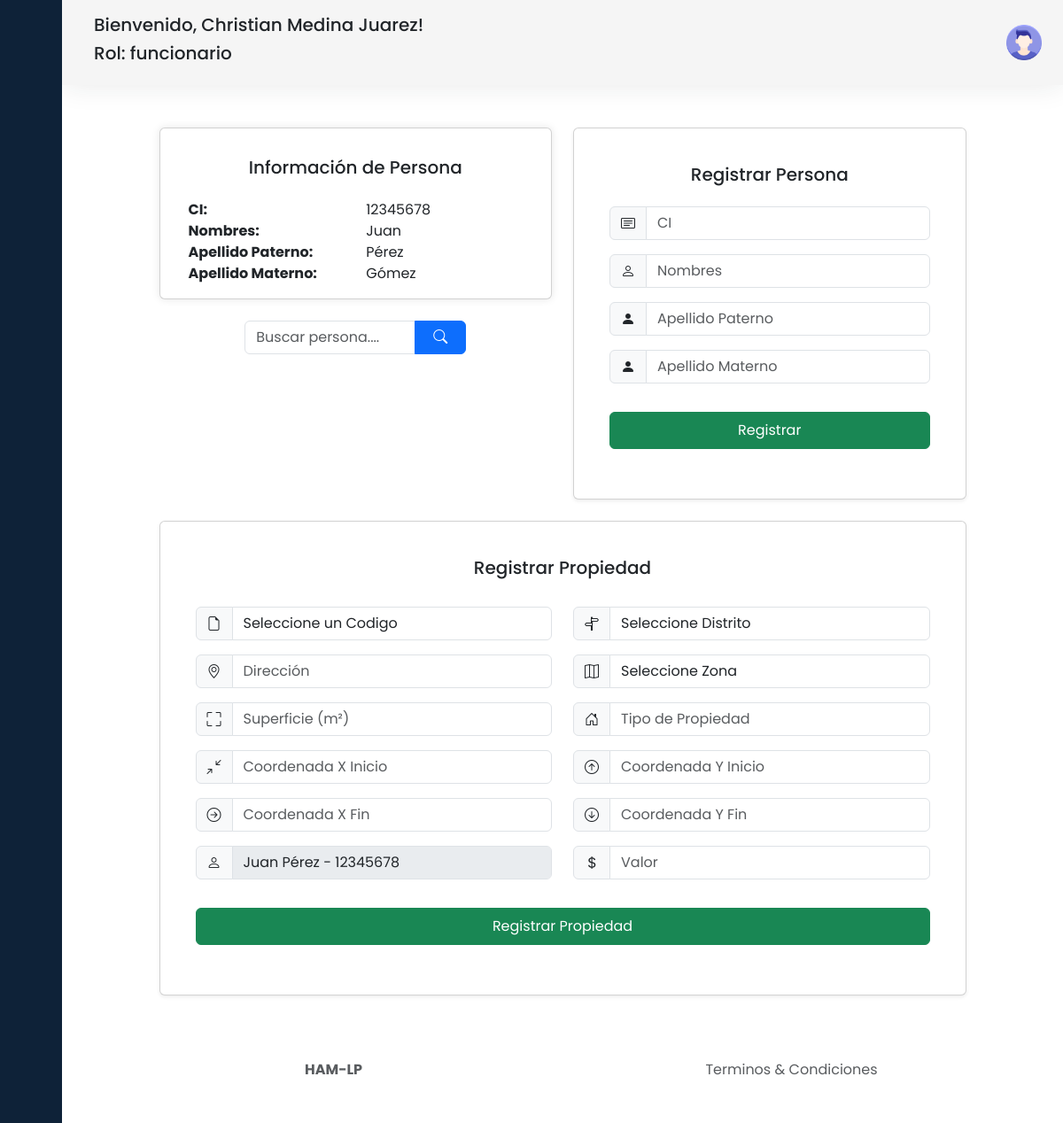
/pregunta-2/index.php?ci=12345678 (signed in), run on the app's committed database.
### tables this page shows
CREATE TABLE `persona` (
  `id_persona` int(11) NOT NULL,
  `ci` varchar(50) DEFAULT NULL,
  `nombres` varchar(50) DEFAULT NULL,
  `aPaterno` varchar(50) DEFAULT NULL,
  `aMaterno` varchar(50) DEFAULT NULL
);

### pregunta-2/index.php (the view, shortened to what the rows shown need)
<?php
$conexion = conectarBD();
$fila = null;
if ($_SERVER['REQUEST_METHOD'] === 'GET' && isset($_GET['ci'])) {
    $ci = $_GET['ci'];
    $sql = "SELECT * FROM persona WHERE ci = '$ci'";
    $resultado = mysqli_query($conexion, $sql);
    if ($resultado) {
        if ($resultado->num_rows > 0) {
            $fila = $resultado->fetch_assoc();
        } else {
            echo "<script>alert('No se encontró a la Persona');</script>";
        }
    } else {
        echo "<script>alert('Error en la consulta: " . mysqli_error($conexion) . "');</script>";
    }
}
?>
<!DOCTYPE html>
<html lang="es">
<head>
    <link href="https://cdn.lineicons.com/4.0/lineicons.css" rel="stylesheet" />
    <link href="https://cdn.jsdelivr.net/npm/bootstrap@5.3.2/dist/css/bootstrap.min.css" rel="stylesheet"
>
    <link rel="stylesheet" href="https://cdn.jsdelivr.net/npm/bootstrap-icons@1.10.5/font/bootstrap-icons.css">
    <link rel="stylesheet" href="css/style.css">
</head>
<body>
    <div class="wrapper">
        <div class="main">
            <main class="content py-2">
                <div class="container p-3">
                    <div class="row justify-content-center">
                        <div class="col-md-5">
                            <div class="card my-4 px-3">
                                <div class="card-body">
                                    <?php if ($fila): ?>
                                        <div class="row">
                                            <div class="col">
                                                <p class="card-text"><strong>CI:</strong></p>
                                            </div>
                                            <div class="col">
                                                <p class="card-text"><?= htmlspecialchars($fila['ci']) ?></p>
                                            </div>
                                        </div>
                                        <div class="row">
                                            <div class="col">
                                                <p class="card-text"><strong>Nombres:</strong></p>
                                            </div>
                                            <div class="col">
                                                <p class="card-text"><?= htmlspecialchars($fila['nombres']) ?></p>
                                            </div>
                                        </div>
                                        <div class="row">
                                            <div class="col">
                                                <p class="card-text"><strong>Apellido Paterno:</strong></p>
                                            </div>
                                            <div class="col">
                                                <p class="card-text"><?= htmlspecialchars($fila['aPaterno']) ?></p>
                                            </div>
                                        </div>
                                        <div class="row">
                                            <div class="col">
                                                <p class="card-text"><strong>Apellido Materno:</strong></p>
                                            </div>
                                            <div class="col">
                                                <p class="card-text"><?= htmlspecialchars($fila['aMaterno']) ?></p>
                                            </div>
                                        </div>
                                    <?php else: ?>
                                        <p class="text-danger">No se encontraron datos.</p>
                                    <?php endif; ?>
                                </div>
                            </div>
                        </div>
                    </div>
                    <div class="row justify-content-center">
                        <div class="col-md-10">
                            <div class="card shadow-sm card-form p-4">
                                <div class="card-body">
                                    <form action="php/insertarPropiedad.php" method="POST">
                                        <div class="row">
                                            <div class="col-md-6">
                                                <div class="mb-3 input-group">
                                                    <span class="input-group-text" id="idPersona-icon">
                                                        <i class="bi bi-person"></i>
                                                    </span>
                                                    <input type="text" class="form-control" id="propietario" placeholder="Propietario" required aria-describedby="propietario-icon"
                                                        value="<?= htmlspecialchars(!empty($fila['nombres']) && !empty($fila['aPaterno']) && !empty($fila['ci']) ? $fila['nombres'] . ' ' . $fila['aPaterno'] . ' - ' . $fila['ci'] : '') ?>"
                                                        disabled>
                                                </div>
                                            </div>
                                        </div>
                                    </form>
                                </div>
                            </div>
                        </div>
                    </div>
                </div>
            </main>
        </div>
    </div>
</body>
</html>

### data on the page
persona: ci "12345678", nombres "Juan", aPaterno "Pérez", aMaterno "Gómez", nombres+aPaterno+ci "Juan Pérez - 12345678"

### other printed values
$_SESSION['nombreCompleto'] "Christian Medina Juarez"
$_SESSION['rol'] "funcionario"
